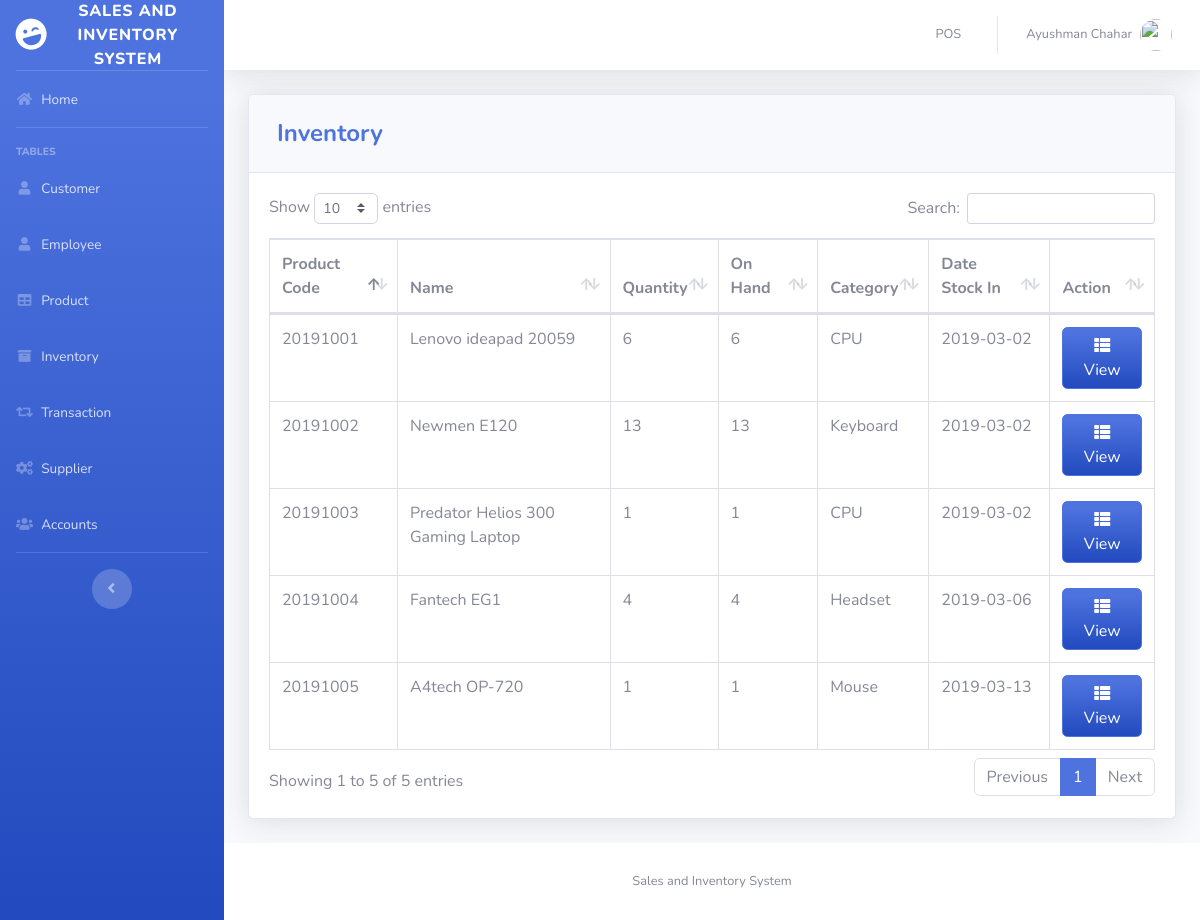
Page /pages/inventory.php (signed in) on the committed database.
### tables this page shows
CREATE TABLE `product` (
  `PRODUCT_ID` int(11) NOT NULL,
  `PRODUCT_CODE` varchar(20) NOT NULL,
  `NAME` varchar(50) DEFAULT NULL,
  `DESCRIPTION` varchar(250) NOT NULL,
  `QTY_STOCK` int(50) DEFAULT NULL,
  `ON_HAND` int(250) NOT NULL,
  `PRICE` int(50) DEFAULT NULL,
  `CATEGORY_ID` int(11) DEFAULT NULL,
  `SUPPLIER_ID` int(11) DEFAULT NULL,
  `DATE_STOCK_IN` varchar(50) NOT NULL
);

CREATE TABLE `category` (
  `CATEGORY_ID` int(11) NOT NULL,
  `CNAME` varchar(50) DEFAULT NULL
);

### pages/inventory.php (the view, shortened to what this page needs)
<?php
include'../includes/connection.php';
include'../includes/sidebar.php';
?>
            <div class="card shadow mb-4">
            <div class="card-header py-3">
              <h4 class="m-2 font-weight-bold text-primary">Inventory</h4>
            </div>
            <div class="card-body">
              <div class="table-responsive">
                <table class="table table-bordered" id="dataTable" width="100%" cellspacing="0">
               <thead>
                   <tr>
                     <th>Product Code</th>
                     <th>Name</th>
                     <th>Quantity</th>
                     <th>On Hand</th>
                     <th>Category</th>
                     <th>Date Stock In</th>
                     <th>Action</th>
                   </tr>
               </thead>
          <tbody>
<?php
    $query = 'SELECT PRODUCT_ID, PRODUCT_CODE, NAME, COUNT(`QTY_STOCK`) AS "QTY_STOCK", COUNT(`ON_HAND`) AS "ON_HAND", CNAME, DATE_STOCK_IN FROM product p join category c on p.CATEGORY_ID=c.CATEGORY_ID GROUP BY PRODUCT_CODE';
        $result = mysqli_query($db, $query) or die (mysqli_error($db));
            while ($row = mysqli_fetch_assoc($result)) {
                echo '<tr>';
                echo '<td>'. $row['PRODUCT_CODE'].'</td>';
                echo '<td>'. $row['NAME'].'</td>';
                echo '<td>'. $row['QTY_STOCK'].'</td>';
                echo '<td>'. $row['ON_HAND'].'</td>';
                echo '<td>'. $row['CNAME'].'</td>';
                echo '<td>'. $row['DATE_STOCK_IN'].'</td>';
                      echo '<td align="right">
                              <a type="button" class="btn btn-primary bg-gradient-primary" href="inv_searchfrm.php?action=edit & id='.$row['PRODUCT_CODE'] . '"><i class="fas fa-fw fa-th-list"></i> View</a>
                          </div> </td>';
                        }
?>
                        </div>
                    </div>
<?php
include'../includes/footer.php';
?>

### rows in the picture
product: PRODUCT_CODE "20191001", NAME "Lenovo ideapad 20059", QTY_STOCK "6", ON_HAND "6", CATEGORY_ID.CNAME "CPU", DATE_STOCK_IN "2019-03-02"
product: PRODUCT_CODE "20191002", NAME "Newmen E120", QTY_STOCK "13", ON_HAND "13", CATEGORY_ID.CNAME "Keyboard", DATE_STOCK_IN "2019-03-02"
product: PRODUCT_CODE "20191003", NAME "Predator Helios 300 Gaming Laptop", QTY_STOCK "1", ON_HAND "1", CATEGORY_ID.CNAME "CPU", DATE_STOCK_IN "2019-03-02"
product: PRODUCT_CODE "20191004", NAME "Fantech EG1", QTY_STOCK "4", ON_HAND "4", CATEGORY_ID.CNAME "Headset", DATE_STOCK_IN "2019-03-06"
product: PRODUCT_CODE "20191005", NAME "A4tech OP-720", QTY_STOCK "1", ON_HAND "1", CATEGORY_ID.CNAME "Mouse", DATE_STOCK_IN "2019-03-13"

### other values in the picture
$_SESSION['FIRST_NAME'] "Ayushman"
$_SESSION['LAST_NAME'] "Chahar"
